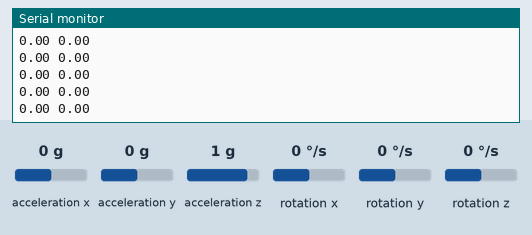
The sketch below on a simulated Arduino Uno, built with avr-gcc and run on an emulated ATmega328P. On the bench: the last lines printed to the serial monitor. The test bench sets the inputs (shaded band); at power-on: acceleration y 0 g, acceleration x 0 g, acceleration z 1 g, rotation x 0 °/s, rotation y 0 °/s, rotation z 0 °/s.

Above: at 6.4 s.
6.5 s: acceleration y set to 0.8 g
At 7.1 s:
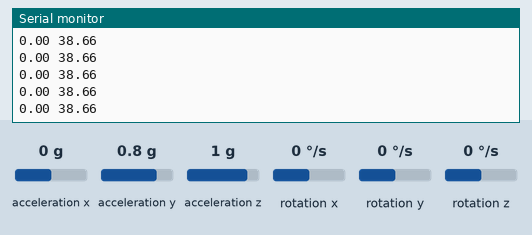
9.5 s: acceleration x set to -1.4 g
At 10.4 s:
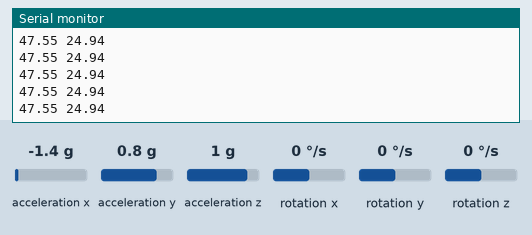
11.0 s: acceleration z set to -1.4 g
At 12.1 s:
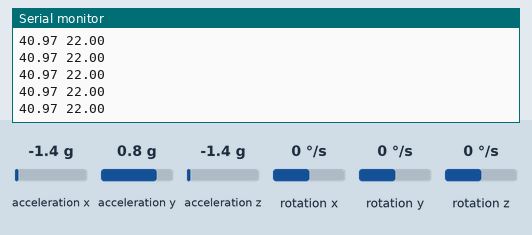
Timing chart, 0 to 14.0 s (numbered marks = the images above; inputs shaded):
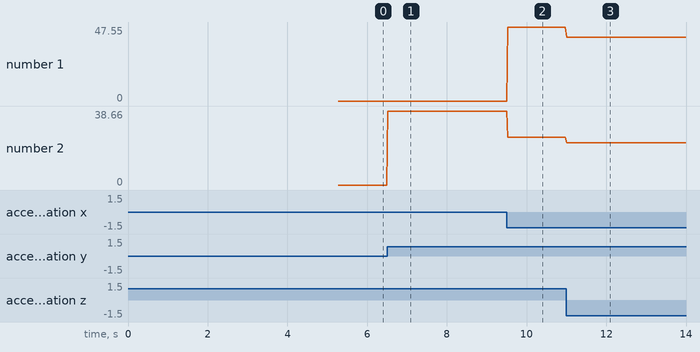

Measured:
- after the input at 6.5 s, the serial monitor: prints a new line at once (image 1)
- after the input at 9.5 s, the serial monitor: prints a new line at once (image 2)
- after the input at 11.0 s, the serial monitor: prints a new line at once (image 3)
- plotted number 1: 0 → 47.55 after the input at 9.5 s, 47.55 → 40.97 after the input at 11.0 s
- plotted number 2: 0 → 38.66 after the input at 6.5 s, 38.66 → 24.94 after the input at 9.5 s, 24.94 → 22 after the input at 11.0 s

The sketch:

MPUCode.ino
```cpp
#include "MPU9250.h"

MPU9250 mpu;
float roll_offset = 0, pitch_offset = 0;
uint32_t prev_ms;
void setup() {
  Serial.begin(115200);
  Wire.begin();
  delay(2000);
  while (!mpu.setup(0x68)) {
    Serial.println("MPU connection failed.");
    delay(5000);
  }
  mpu.calibrateAccelGyro();
  delay(2000);
  for(int i = 0; i < 200; i++){
    if(mpu.update()){
      roll_offset += mpu.getRoll();
      pitch_offset += mpu.getPitch();
    }
    else
      i--;
  }
  roll_offset /= 200;
  pitch_offset /= 200;
  Serial.print("Offsets: ");
  Serial.print(roll_offset);
  Serial.print('\t');
  Serial.println(pitch_offset);
  prev_ms = millis();
}

void loop() {
    if (mpu.update()) {
        if (millis() > prev_ms + 25) {
            print_roll_pitch_yaw();
            prev_ms = millis();
        }
    }
}

void print_roll_pitch_yaw() {
    float pitch = 0, roll = 0;
    for(int i = 0; i < 50; i++){
      pitch += mpu.getPitch();
      roll += mpu.getRoll();
    }
    pitch /= 50;
    roll /= 50;
    Serial.print(pitch-pitch_offset);
    Serial.print(" ");
    Serial.println(roll-roll_offset);
}
```
